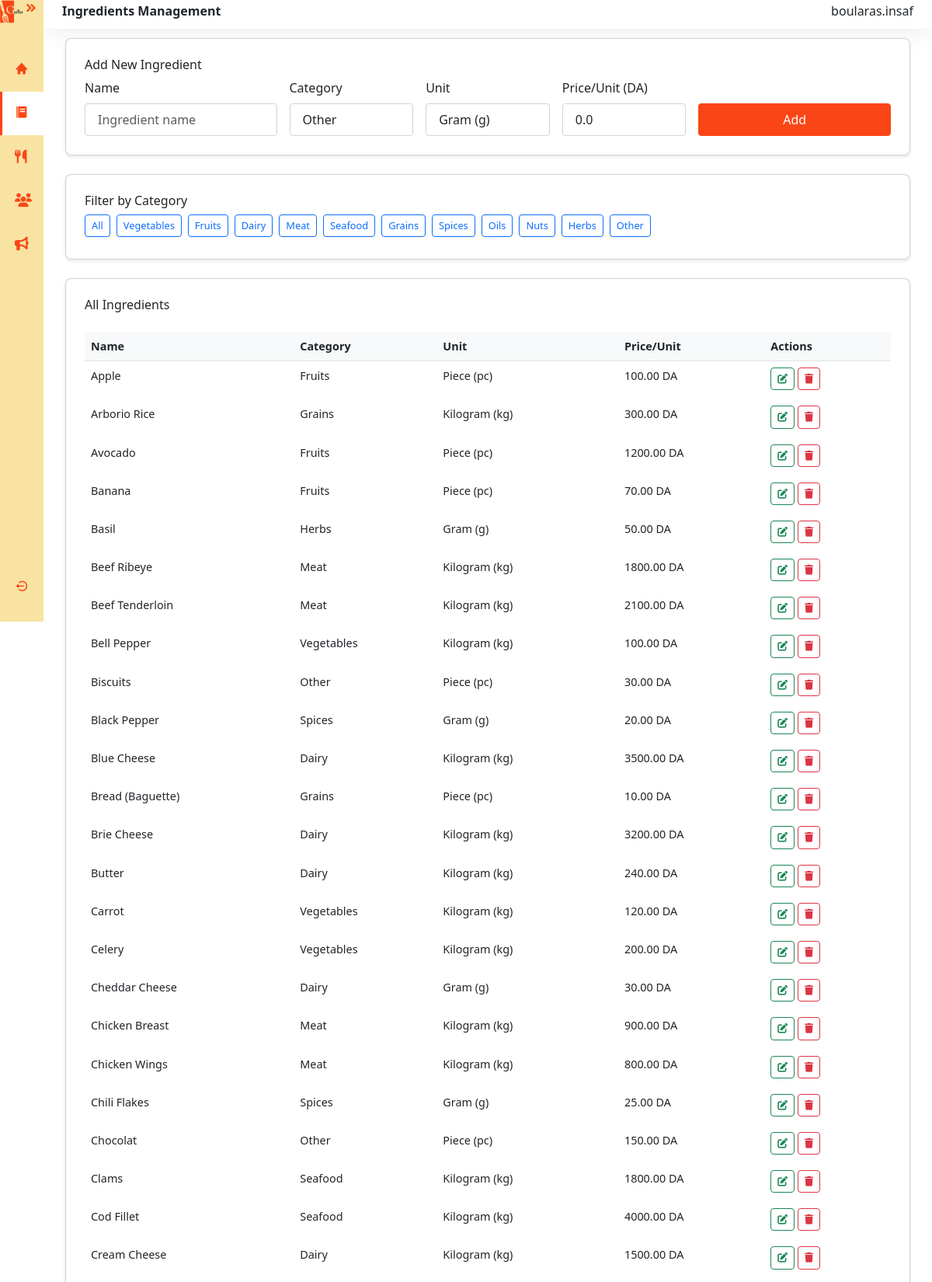
/menu/ingredients/ (signed in, upper part), run on the app's committed database.
### restaurant/models.py (models this page shows)
class User(AbstractUser):
    USER_TYPES = (
        ('PDG', 'PDG'),
        ('MANAGER', 'Manager'),
        ('CHEF', 'Chef'),
        ('SERVER', 'Server'),
        ('DELIVERY', 'Delivery Person'),
        ('CLIENT', 'Client'),
        ('SUPPLIER', 'Supplier'),
    )
    user_type = models.CharField(max_length=10, choices=USER_TYPES)
    phone = models.CharField(max_length=20)
    groups = models.ManyToManyField(
        'auth.Group',
        verbose_name='groups',
        blank=True,
        help_text='The groups this user belongs to.',
        related_name="restaurant_user_groups",
        related_query_name="restaurant_user",
    )
    user_permissions = models.ManyToManyField(
        'auth.Permission',
        verbose_name='user permissions',
        blank=True,
        help_text='Specific permissions for this user.',
        related_name="restaurant_user_permissions",
        related_query_name="restaurant_user",
    )

### menu/models.py (models this page shows, shortened)
class Ingredient(models.Model):
    CATEGORY_CHOICES = [
        ('vegetables', 'Vegetables'),
        ('fruits', 'Fruits'),
        ('dairy', 'Dairy'),
        ('meat', 'Meat'),
        ('seafood', 'Seafood'),
        ('grains', 'Grains'),
        ('spices', 'Spices'),
        ('oils', 'Oils'),
        ('nuts', 'Nuts'),
        ('herbs', 'Herbs'),
        ('other', 'Other'),
    ]
    UNIT_CHOICES = [
        ('kg', 'Kilogram (kg)'),
        ('g', 'Gram (g)'),
        ('L', 'Liter (L)'),
        ('ml', 'Milliliter (ml)'),
        ('pc', 'Piece (pc)'),
        ('tsp', 'Teaspoon (tsp)'),
        ('tbsp', 'Tablespoon (tbsp)'),
    ]
    name = models.CharField(max_length=100)
    category = models.CharField(
        max_length=20,
        choices=CATEGORY_CHOICES,
        default='other'
    )
    unit = models.CharField(
        max_length=10,
        choices=UNIT_CHOICES,
        default='g'
    )
    price_per_unit = models.DecimalField(
        max_digits=8,
        decimal_places=2,
        default=0.00
    )

### menu/views.py (the view)
# urls.py: path('ingredients/', views.ingredients_view, name='ingredients'),
def ingredients_view(request, pk=None):
    category_filter = request.GET.get('category', 'all')
    if category_filter != 'all':
        ingredients = Ingredient.objects.filter(category=category_filter).order_by('name')
    else:
        ingredients = Ingredient.objects.all().order_by('name')
    ingredient = None
    is_editing = False
    if pk:
        ingredient = get_object_or_404(Ingredient, pk=pk)
        is_editing = True
    if request.method == 'POST':
        form = IngredientForm(request.POST, instance=ingredient)
        if form.is_valid():
            form.save()
            messages.success(request, f"Ingredient {'updated' if is_editing else 'added'} successfully!")
            return redirect('ingredients')
    else:
        form = IngredientForm(instance=ingredient)
    context = {
        'ingredients': ingredients,
        'form': form,
        'is_editing': is_editing,
        'current_ingredient': ingredient,
        'category_choices': Ingredient.CATEGORY_CHOICES
    }
    return render(request, 'pdg/ingredients.html', context)

### menu/forms.py
class IngredientForm(forms.ModelForm):
    class Meta:
        model = Ingredient
        fields = ['name', 'category', 'unit', 'price_per_unit']
        widgets = {
            'name': forms.TextInput(attrs={
                'class': 'form-control',
                'placeholder': 'Ingredient name'
            }),
            'category': forms.Select(attrs={
                'class': 'form-control'
            }),
            'unit': forms.Select(attrs={
                'class': 'form-control'
            }),
            'price_per_unit': forms.NumberInput(attrs={
                'class': 'form-control',
                'placeholder': '0.00',
                'step': '0.01'
            })
        }

### templates/pdg/ingredients.html (shortened to what this page needs)
{% extends 'pdg/base.html' %}
{% load static %}
{% block extra_css %}
<link rel="stylesheet" href="https://cdnjs.cloudflare.com/ajax/libs/twitter-bootstrap/5.3.0/css/bootstrap.min.css">
<link rel="stylesheet" href="https://cdn.datatables.net/2.2.2/css/dataTables.bootstrap5.css">
<link rel="stylesheet" href="{% static 'styles/pdg/employee.css' %}">
<link rel="stylesheet" href="{% static 'styles/pdg/ingredients.css' %}">
{% endblock %}
{% block menu_active %}activate{% endblock %}
{% block content %}
<div class="main bg-white">
  <nav class="navbar navbar-expand bg-basic d-flex justify-content-between">
    <h6 class="fw-bold">Ingredients Management</h6>
    <h6>{{ request.session.display_username }}</h6>
  </nav>
  <main class="content px-3 py-1">
    <div class="container mt-2 mb-4">
      <div class="card mb-4">
        <div class="card-body">
          <h6 class="card-title">
            {% if is_editing %}
              Edit Ingredient: {{ current_ingredient.name }}
            {% else %}
              Add New Ingredient
            {% endif %}
          </h6>
          <form method="post" class="row g-3 align-items-end">
            <div class="col-md-3">
              <label class="form-label">Name</label>
              {{ form.name }}
            </div>
            <div class="col-md-2">
              <label class="form-label">Category</label>
              {{ form.category }}
            </div>
            <div class="col-md-2">
              <label class="form-label">Unit</label>
              {{ form.unit }}
            </div>
            <div class="col-md-2">
              <label class="form-label">Price/Unit (DA)</label>
              {{ form.price_per_unit }}
            </div>
            <div class="col-md-3 d-flex gap-2">
              <button type="submit" class="btn btn1 flex-grow-1">
                {% if is_editing %}Update{% else %}Add{% endif %}
              </button>
            </div>
          </form>
        </div>
      </div>
      <div class="card mb-4">
        <div class="card-body">
          <h6 class="card-title">Filter by Category</h6>
          <div class="d-flex flex-wrap gap-2">
            <a href="?category=all" class="btn btn-sm btn-outline-primary">All</a>
            {% for value, label in category_choices %}
              <a href="?category={{ value }}" class="btn btn-sm btn-outline-primary">{{ label }}</a>
            {% endfor %}
          </div>
        </div>
      </div>
      <div class="card">
        <div class="card-body">
          <div class="d-flex justify-content-between mb-3">
            <h6>All Ingredients</h6>
          </div>
          <div class="table-responsive">
            <table id="example" class="table table-hover">
              <thead>
                <tr>
                  <th>Name</th>
                  <th>Category</th>
                  <th>Unit</th>
                  <th>Price/Unit</th>
                  <th>Actions</th>
                </tr>
              </thead>
              <tbody>
                {% for ing in ingredients %}
                <tr class="{% if is_editing and current_ingredient.id == ing.id %}table-active{% endif %}">
                  <td>{{ ing.name }}</td>
                  <td>{{ ing.get_category_display }}</td>
                  <td>{{ ing.get_unit_display }}</td>
                  <td>{{ ing.price_per_unit }} DA</td>
                  <td>
                    <a href="{% url 'ingredients' ing.id %}" class="btn btn-sm btn-outline-success">
                      <i class="fas fa-edit"></i>
                    </a>
                    <a href="{% url 'delete_ingredient' ing.id %}" class="btn btn-sm btn-outline-danger">
                      <i class="fas fa-trash"></i>
                    </a>
                  </td>
                </tr>
                {% empty %}
                <tr>
                  <td colspan="5" class="text-center">No ingredients found</td>
                </tr>
                {% endfor %}
              </tbody>
            </table>
          </div>
        </div>
      </div>
    </div>
  </main>
</div>
{% endblock %}

### static/styles/pdg/base.css (style rules this page uses)
:root { --mainColor:#FA4516; --secondColor:#F8E3A2; }
.main { display: flex; flex-direction: column; min-height: 100vh; width: 100%; overflow: hidden; transition: all 0.25s ease-in-out; background-color: rgb(255, 255, 255); margin-left: 3.5rem; padding:0rem; }

### static/styles/pdg/employee.css (style rules this page uses)
:root { --mainColor:#FA4516; --secondColor:#F8E3A2; }
.navbar { background-color: white; box-shadow:0 0 2rem 0 rgba(33, 37,41 , .1) ; padding: 0.3rem 1.5rem; }
td { border: 0; }
td a { text-decoration: none; }
h6 { transition: color 0.3s; cursor: pointer; }

### static/styles/pdg/ingredients.css (style rules this page uses)
.card { border-radius: 8px; box-shadow: 0 2px 4px rgba(0,0,0,0.1); }
.card-body { padding: 1.5rem; }
.form-label { font-weight: 500; margin-bottom: 0.5rem; display: block; }
.form-control { height: calc(1.5em + 1rem + 2px); padding: 0.5rem 1rem; border-radius: 4px; border: 1px solid #ced4da; width: 100%; }
.btn { padding: 0.5rem 1rem; border-radius: 4px; font-weight: 500; transition: all 0.2s; }
.btn1 { background-color: var(--mainColor); border-color: var(--mainColor); color: white; }
.btn-sm { padding: 0.25rem 0.5rem; font-size: 0.8rem; margin-bottom: 0.25rem; }
.table { font-size: 0.9rem; }
.table th { font-weight: 600; background-color: #f8f9fa; }

### data on the page
User: session.display_username "boularas.insaf"
Ingredient: name "Apple", category "Fruits", unit "Piece (pc)", price_per_unit "100.00"
Ingredient: name "Arborio Rice", category "Grains", unit "Kilogram (kg)", price_per_unit "300.00"
Ingredient: name "Avocado", category "Fruits", unit "Piece (pc)", price_per_unit "1200.00"
Ingredient: name "Banana", category "Fruits", unit "Piece (pc)", price_per_unit "70.00"
Ingredient: name "Basil", category "Herbs", unit "Gram (g)", price_per_unit "50.00"
Ingredient: name "Beef Ribeye", category "Meat", unit "Kilogram (kg)", price_per_unit "1800.00"
Ingredient: name "Beef Tenderloin", category "Meat", unit "Kilogram (kg)", price_per_unit "2100.00"
Ingredient: name "Bell Pepper", category "Vegetables", unit "Kilogram (kg)", price_per_unit "100.00"
Ingredient: name "Biscuits", category "Other", unit "Piece (pc)", price_per_unit "30.00"
Ingredient: name "Black Pepper", category "Spices", unit "Gram (g)", price_per_unit "20.00"
Ingredient: name "Blue Cheese", category "Dairy", unit "Kilogram (kg)", price_per_unit "3500.00"
Ingredient: name "Bread (Baguette)", category "Grains", unit "Piece (pc)", price_per_unit "10.00"
Ingredient: name "Brie Cheese", category "Dairy", unit "Kilogram (kg)", price_per_unit "3200.00"
Ingredient: name "Butter", category "Dairy", unit "Kilogram (kg)", price_per_unit "240.00"
Ingredient: name "Carrot", category "Vegetables", unit "Kilogram (kg)", price_per_unit "120.00"
Ingredient: name "Celery", category "Vegetables", unit "Kilogram (kg)", price_per_unit "200.00"
Ingredient: name "Cheddar Cheese", category "Dairy", unit "Gram (g)", price_per_unit "30.00"
Ingredient: name "Chicken Breast", category "Meat", unit "Kilogram (kg)", price_per_unit "900.00"
Ingredient: name "Chicken Wings", category "Meat", unit "Kilogram (kg)", price_per_unit "800.00"
Ingredient: name "Chili Flakes", category "Spices", unit "Gram (g)", price_per_unit "25.00"
Ingredient: name "Chocolat", category "Other", unit "Piece (pc)", price_per_unit "150.00"
Ingredient: name "Clams", category "Seafood", unit "Kilogram (kg)", price_per_unit "1800.00"
Ingredient: name "Cod Fillet", category "Seafood", unit "Kilogram (kg)", price_per_unit "4000.00"
Ingredient: name "Cream Cheese", category "Dairy", unit "Kilogram (kg)", price_per_unit "1500.00"

### other printed values
{{ label }} "Vegetables" "Fruits" "Dairy" "Meat" "Seafood" "Grains" "Spices" "Oils" "Nuts" "Herbs" "Other"
